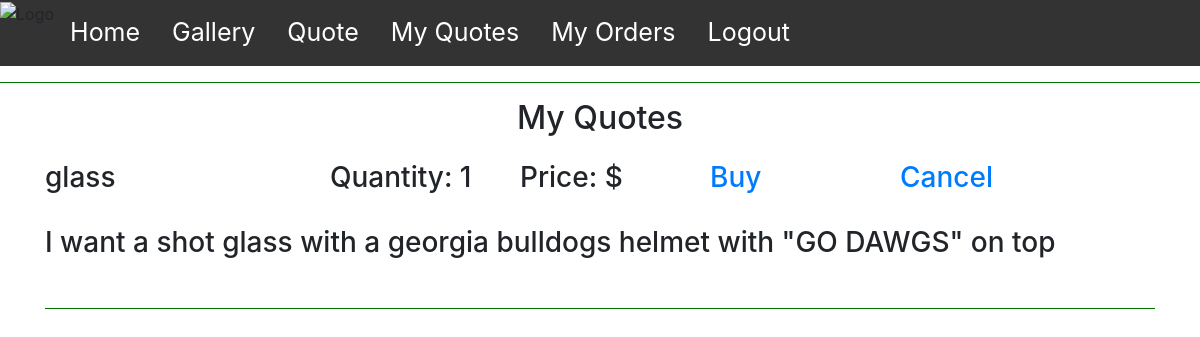
/myQuotes.php (signed in), run on the app's committed database.
### tables this page shows
CREATE TABLE `quotes` (
  `quoteID` int(11) NOT NULL,
  `type` set('wood','glass') NOT NULL,
  `price` double DEFAULT NULL,
  `description` varchar(100) NOT NULL,
  `customerID` int(11) NOT NULL,
  `quantity` int(11) NOT NULL,
  `image` varchar(50) DEFAULT NULL
);

### myQuotes.php (the view, shortened to what this page needs)
<!DOCTYPE html>
<html lang="en">
<head>
</head>
<body>
    <?php
    require_once 'pageOption.php';
    echo ("<hr class=\"style1\">");
    require_once 'connection.php';
    $conn = connect_db();
    $email = $_SESSION['name'];
    $custID = $conn->query("SELECT userID FROM users WHERE email = \"$email\"");
    $row = $custID->fetch_array(MYSQLI_ASSOC);
    $custID = $row["userID"];
    $query = "SELECT * FROM quotes WHERE customerID = \"$custID\"";
    $result = $conn->query($query);
    $rows = $result->num_rows;
    echo ("<h2 style=\"text-align: center;\">My Quotes</h2>");
    echo ("<div class=\"container\">");
    for ($i = 0; $i < $rows; $i++) {
        $row = $result->fetch_array(MYSQLI_ASSOC);
        $type = $row["type"];
        $price = $row["price"];
        $desc = $row["description"];
        $quantity = $row["quantity"];
        echo <<< EOT
            <div class="row mt-4">
                <div class="col-md-3">
                    <h3>$type</h3>
                </div>
                <div class="col-sm-2">
                    <h3>Quantity: $quantity</h3>
                </div>
                <div class="col-sm-2">
                    <h3>Price: $$price</h3>
                </div>
                <div class="col-sm-2">
                    <h3><a href="#">Buy</a></h3>
                </div>
                <div class="col-sm-2">
                    <h3><a href="#">Cancel</a></h3>
                </div>
                <div class="col-lg-auto">
                    <br><h3>$desc</h3>
                </div>
            </div>
            <br>
        EOT;
        echo ("<hr style=\"background-color: green;color: seagreen;\">");
    }
    echo ("</div>");
    ?>
</body>
</html>

### myQuotes.php (style rules this page uses)
hr.style1 { background-color: green; color: seagreen; }

### data on the page
quotes: type "glass", quantity "1", description "I want a shot glass with a georgia bulldogs helmet with \"GO DAWGS\" on top"
